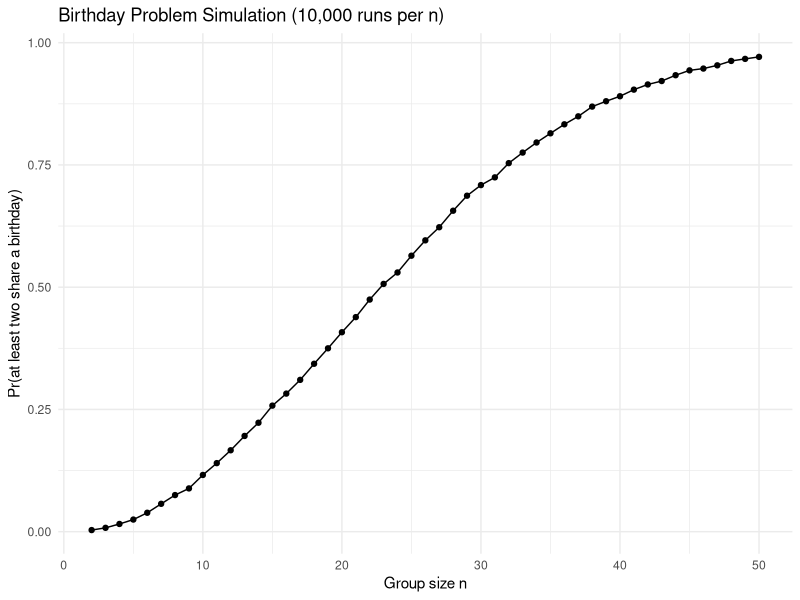

Recreate this plot in R.
## ---- chunk 1
knitr::opts_chunk$set(echo = TRUE)

library(tidyverse)

theme_set(theme_minimal() + theme(legend.position = "bottom"))

options(
  ggplot2.continuous.colour = "viridis",
  ggplot2.continuous.fill = "viridis"
)

scale_colour_discrete = scale_colour_viridis_d
scale_fill_discrete = scale_fill_viridis_d
## ---- chunk 2
# checks whether there are duplicate birthdays in the group.
dup_birth = function(n, days = 365) {
  
  birth = sample(1:days, n, replace = TRUE) 
  
  length(unique(birth)) < length(birth) 
}
## ---- chunk 3
# simulate 10000 times and calculate the probability.
set.seed(123)
sim_results_df = 
  tibble(n = 2:50) |>
 mutate(
    prob = map_dbl(n,
      ~ mean(replicate(10000, dup_birth(.x))) 
  ))

sim_results_df
## ---- chunk 4
sim_results_df |>
  ggplot(aes(x = n, y = prob)) +
  geom_line() +
  geom_point() +
  labs(
    title = "Birthday Problem Simulation (10,000 runs per n)",
    x = "Group size n",
    y = "Pr(at least two share a birthday)"
  ) 
## ---- chunk 5

